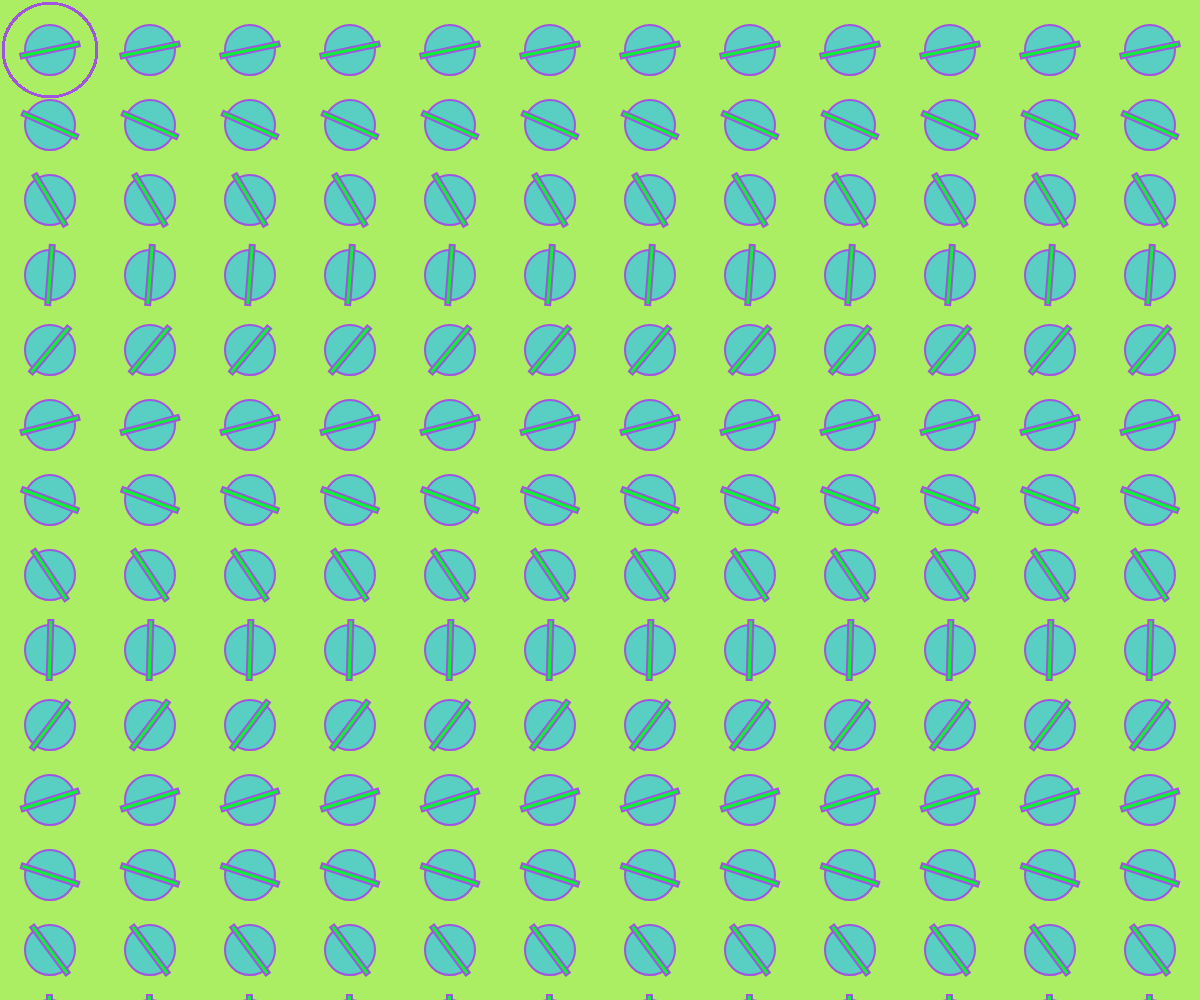
Frame 1 (no input)
Frame 60 (no input): identical to frame 1, image omitted
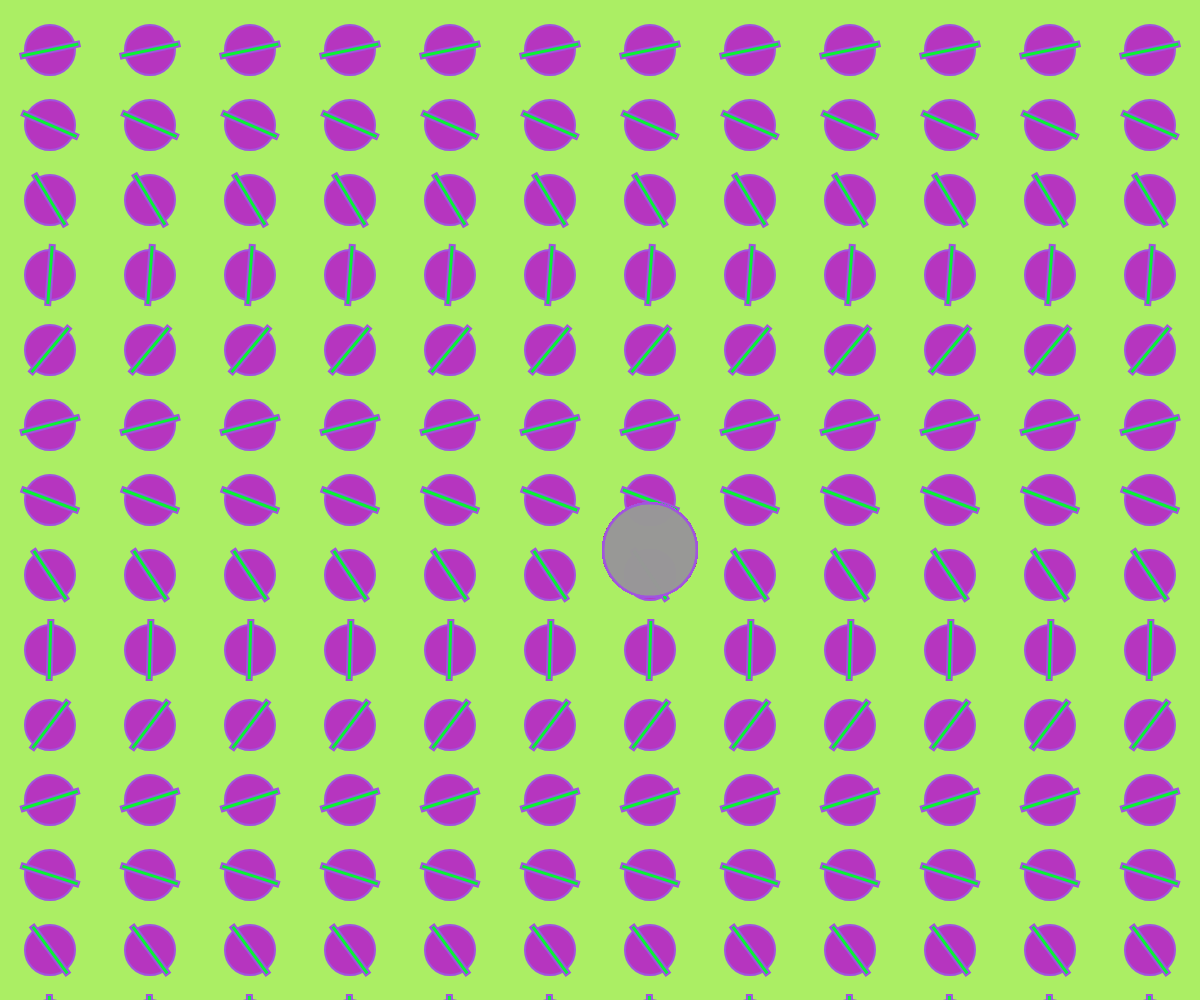
Frame 120 (the mouse pressed at the canvas centre since frame 60)

The p5.js sketch that drew these frames (run headless with seeded random() and noise() and a simulated clock; from frame 60 on, the mouse is pressed at the canvas centre):

// p5.js sketch
// ── sketch.js

let circleColor=("rgba(89, 206, 194, 1)"); // original color of circles

function setup() {
	createCanvas(windowWidth, windowHeight);
	rectMode(CENTER); // rectangles can be drawn like circles (from the center)
	
	// for color picker  "rgb(0,0,0)"
  //  note to self ^
}

function mousePressed() { //for some reasons only "mousePressed" works and not "mouseisPressed"

  circleColor = color(random(255), random(255), random(255));  //changes circles to a random color every time mouse is presssed
}

function draw() {
	background('#abee64ff'); //putting the background in draw clears the canvas at the start of the loop
	strokeWeight(2); // outline thickness of both shapes
	stroke("rgba(161, 84, 223, 1)"); // outline color of both shapes

	//noLoop(); // prevents draw from looping
	translate(50, 50); // move the start of the grid to coordinates 50,50 for pattern starting point

	for (let y = 0; y < height; y += 75) { // created a variable called y. loop the code below as long as y is less than height. increase y by 75 with each loop.
		for (let x = 0; x < width; x += 100) {// created a variable called x. loop the code below as long as x is less than or equal to width. increases x by 100 with each loop.
			push(); // container start
			translate(x,y); // tells what to do with pattern using parameters set above
			 fill(circleColor); // fills circle w/ original color
            circle(0,0,50) // starts at translation origin point, 50 px diameter
			pop(); // container end

			push(); // container start
			translate(x, y);
      rotation = map(y,500,height -200,150,1.678); // rotate green rectangle based on these parameters
      rotate(rotation); //uses above parameters to rotate green rect generatively on a loop
	   fill("rgba(8, 243, 51, 1)"); // fills this rectangle green 
			 rect(0, 0, 5, 60); // Draws rect from origin
			pop();// container end


let circleM = map(mouseY,250,height,0,255); //re-map height range to set where on grid the circle cursor changes opacity
	fill(150,circleM); // fill purple with opacity set by circleM variables
	
	circle(mouseX, mouseY, width*0.078); // makes circle that moves with mouse cursor 
	// however I cannot figure out how to center it 
	// I tried several things, I think maybe it has to do with my code hierarchy?	

		}
		
	}
}
